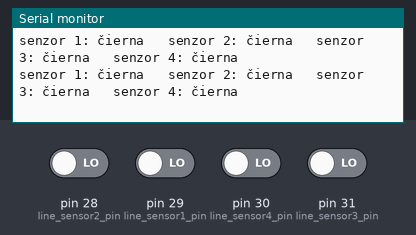
Bench run of a sketch on a simulated Arduino Mega 2560, built with avr-gcc and run on an emulated ATmega2560. Parts: the last lines printed to the serial monitor. The inputs (shaded band) are chosen by the test bench; at power-on: pin 28 (line_sensor2_pin), pin 29 (line_sensor1_pin), pin 30 (line_sensor4_pin), pin 31 (line_sensor3_pin) LOW.

Above: at 1.8 s.
1.9 s: pin 28 (line_sensor2_pin) driven HIGH
At 2.5 s:
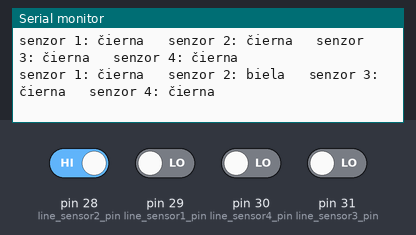
4.0 s: pin 29 (line_sensor1_pin) driven HIGH
At 4.6 s:
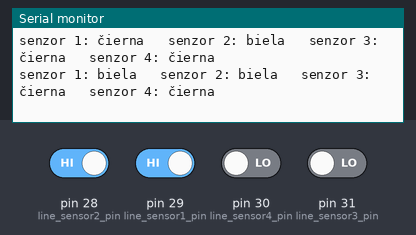
6.1 s: pin 30 (line_sensor4_pin) driven HIGH
At 6.6 s:
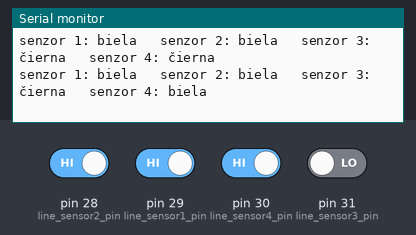
8.1 s: pin 31 (line_sensor3_pin) driven HIGH
At 8.7 s:
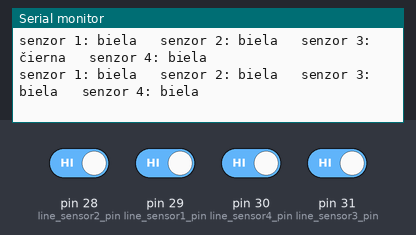
10.2 s: pin 28 (line_sensor2_pin) driven LOW
At 10.6 s:
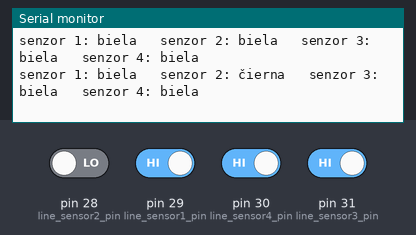
12.2 s: pin 29 (line_sensor1_pin) driven LOW
At 12.6 s:
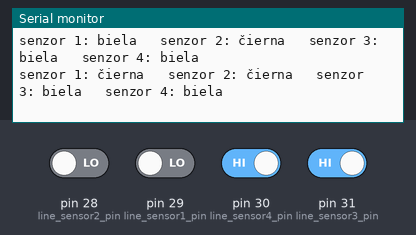

Measured:
- after the input at 1.9 s, the serial monitor: prints a new line after 0.17 s (image 1)
- after the input at 4.0 s, the serial monitor: prints a new line after 0.13 s (image 2)
- after the input at 6.1 s, the serial monitor: prints a new line after 0.09 s (image 3)
- after the input at 8.1 s, the serial monitor: prints a new line after 0.13 s (image 4)
- after the input at 10.2 s, the serial monitor: prints a new line after 0.07 s (image 5)
- after the input at 12.2 s, the serial monitor: prints a new line after 0.12 s (image 6)

The sketch:

ir_line_sensor.ino
```cpp
// V tomto kóde využívame 4 infračervené senzory z IR panelu, označené číslamy 1,2,5,6 z ľava do prava

const int line_sensor1_pin = 29;// definujeme čísla pinov pre senzory
const int line_sensor2_pin = 28;
const int line_sensor3_pin = 31;
const int line_sensor4_pin = 30;

// kedže výstup za senzora môže mať len 2 hodnoty, použijeme premennú typu bool
 bool line_sensor1_value;// definujeme premenné, do ktorých budeme ukladať výstupy zo senzorov
 bool line_sensor2_value;
 bool line_sensor3_value;
 bool line_sensor4_value;

void setup() {
  pinMode(line_sensor1_pin,INPUT);// nastavíme piny senzorov na vstup
  pinMode(line_sensor2_pin,INPUT);
  pinMode(line_sensor3_pin,INPUT);
  pinMode(line_sensor4_pin,INPUT);
  Serial.begin(9600);// začneme komunikáciu so serial monitor na 9600 baud

}

void loop() {

line_sensor1_value = digitalRead(line_sensor1_pin);// načítame výstup zo senzorov do premenných
line_sensor2_value = digitalRead(line_sensor2_pin);
line_sensor3_value = digitalRead(line_sensor3_pin);
line_sensor4_value = digitalRead(line_sensor4_pin);

// pre každý senzor do riadku vypíšeme snímanú farbu podľa hodnoty výstupu
/////senzor 1
if (line_sensor1_value == HIGH)
{
  Serial.print("senzor 1: biela   ");
}
else
{
  Serial.print("senzor 1: čierna   ");
}

/////senzor 2
if (line_sensor2_value == HIGH)
{
  Serial.print("senzor 2: biela   ");
}
else
{
  Serial.print("senzor 2: čierna   ");
}

/////senzor 3
if (line_sensor3_value == HIGH)
{
  Serial.print("senzor 3: biela   ");
}
else
{
  Serial.print("senzor 3: čierna   ");
}

/////senzor 4
if (line_sensor4_value == HIGH)
{
  Serial.println("senzor 4: biela   ");// za posledným výpisom použijeme println aby sa nová séria výpisov zobrazila v novom riadku
}
else
{
  Serial.println("senzor 4: čierna   ");
}
delay(500);// počkáme 500ms (0,5s)
}
```
